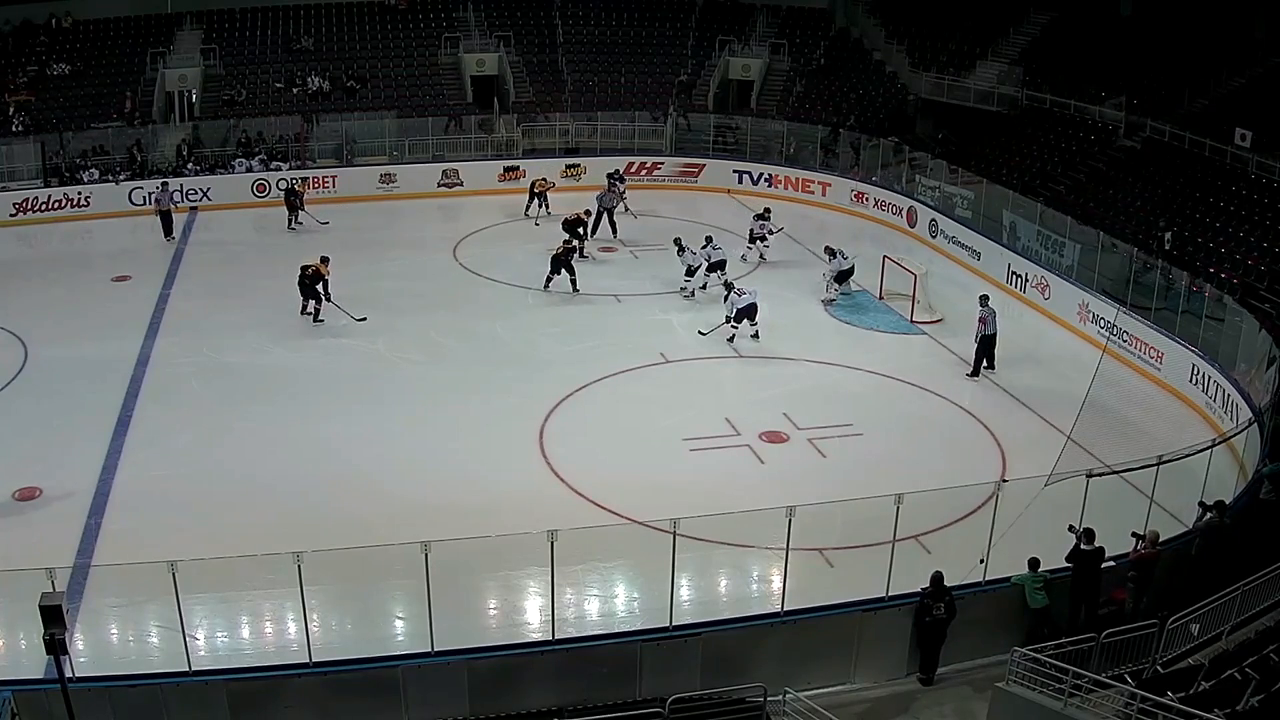
#> input picture frame 46 of area1.mov, 1280 x 720 px
$ python backgrounds.py
#> lines starting #> are read from the running program, lines starting #| are printed output that depends on the picture; after the words box and inside, x2 and y2 are one past the last pixel; in counts of white or black regions, pixels touching at a corner belong together
import numpy as np
import cv2
import init_points as ip


class BackGroundSubtractor:
    # When constructing background subtractor, we
    # take in two arguments:
    # 1) alpha: The background learning factor, its value should
    # be between 0 and 1. The higher the value, the more quickly
    # your program learns the changes in the background. Therefore,
    # for a static background use a lower value, like 0.001. But if
    # your background has moving trees and stuff, use a higher value,
    # maybe start with 0.01.
    # 2) firstFrame: This is the first frame from the video/webcam.
    def __init__(self, alpha, firstFrame):
        self.alpha = alpha
        self.backGroundModel = firstFrame

    def getForeground(self, frame):
        # apply the background averaging formula:
        # NEW_BACKGROUND = CURRENT_FRAME * ALPHA + OLD_BACKGROUND * (1 - APLHA)
        self.backGroundModel = frame * self.alpha + self.backGroundModel * (1 - self.alpha)

        # after the previous operation, the dtype of
        # self.backGroundModel will be changed to a float type
        # therefore we do not pass it to cv2.absdiff directly,
        # instead we acquire a copy of it in the uint8 dtype
        # and pass that to absdiff.

        return cv2.absdiff(self.backGroundModel.astype(np.uint8), frame)


# Just a simple function to perform
# some filtering before any further processing.
def denoise(frame):
    frame = cv2.medianBlur(frame, 5)
    frame = cv2.GaussianBlur(frame, (5, 5), 0)

    return frame

path_video = 'video/'
video_file = 'area1.mov'

video = cv2.VideoCapture(path_video + video_file)

ret, frame = video.read()
#> frame is the input picture: shape (720, 1280, 3); mean B, G, R 91, 92.2, 89.3

fborders = ip.fborders


video_h, video_w = frame.shape[:2]
#> video_h = 720; video_w = 1280
video_k = 2
video_w = int(video_w/video_k)
#> video_w = 640
video_h = int(video_h/video_k)
#> video_h = 360
frame = cv2.resize(frame, (video_w, video_h))
#> frame: shape (360, 640, 3)

field_mask = np.zeros(frame.shape[:2], dtype="uint8")
cv2.fillPoly(field_mask,[np.array(fborders)], 255, 1)
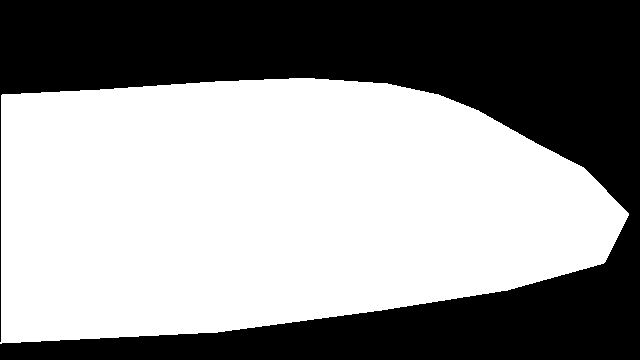
#> field_mask: shape (360, 640); 57.2% white; 1 black region, box (x1, y1, x2, y2) and area: (0, 0, 640, 360) 98592


fgbg1 = cv2.createBackgroundSubtractorMOG2()


if ret is True:
    backSubtractor = BackGroundSubtractor(0.2, denoise(frame))
#> in denoise, `frame = cv2.medianBlur(frame, 5)`:
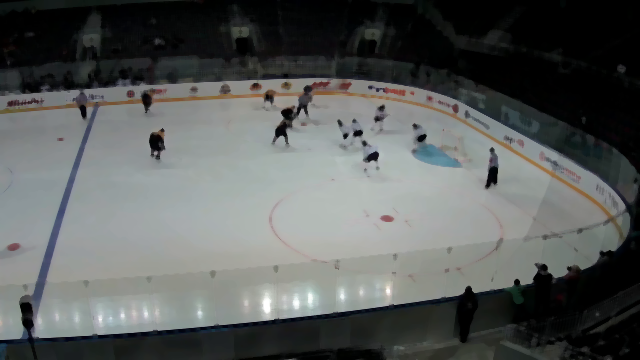
#> frame: shape (360, 640, 3); mean of channels 0, 1, 2 91.2, 92.4, 89.4; drawn as B, G, R
#> in __init__, `self.alpha = alpha`: self.alpha = 0.2
    run = True
else:
    run = False

while True: #(run):
    # Read a frame from the camera
    ret, frame = video.read()

    if ret is True:

        frame1 = frame.copy()
        frame1 = cv2.resize(frame1, (video_w, video_h))
        frame1 = cv2.bitwise_and(frame1, frame1, mask=field_mask)

        # If the frame was properly read.

        # Show the filtered image


        frame2 = denoise(frame1)
#> in denoise (call 2), `frame = cv2.medianBlur(frame, 5)`:
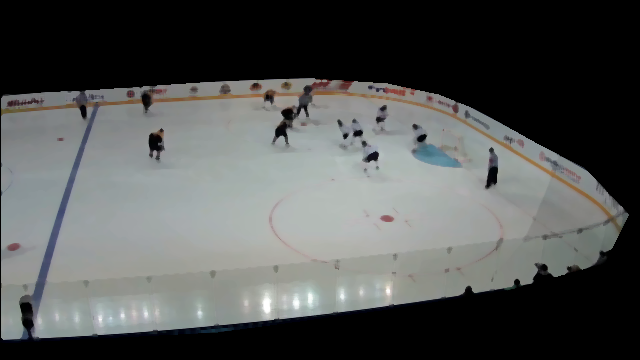
#> frame: shape (360, 640, 3); mean of channels 0, 1, 2 83, 84.2, 82.1; drawn as B, G, R


        # ------- class 1 ------

        # get the foreground
        foreGround = backSubtractor.getForeground(denoise(frame1))
        foreGround = cv2.cvtColor(foreGround.copy(), cv2.COLOR_BGR2GRAY)

        # Apply thresholding on the background and display the resulting mask
        ret, mask = cv2.threshold(foreGround, 15, 255, cv2.THRESH_BINARY)
#> mask: shape (360, 640); 17.5% white; 47 white regions (20 under 20 px), largest, box (x1, y1, x2, y2) and area: (34, 285, 572, 360) 17224, (39, 51, 640, 252) 15938, (0, 13, 104, 341) 2989

        kernel = cv2.getStructuringElement(cv2.MORPH_ELLIPSE, (3, 3))
        # edged = cv2.Canny(fgmask, 30, 100)  # any gradient between 30 and 150 are considered edges

        mask_dilated = cv2.dilate(mask, kernel, iterations=2) # dilate
#> mask_dilated: shape (360, 640); 21.6% white; 29 white regions (2 under 20 px), largest, box (x1, y1, x2, y2) and area: (0, 4, 640, 360) 45499, (30, 0, 166, 10) 822, (444, 26, 510, 53) 765
        mask_closed = cv2.morphologyEx(mask_dilated, cv2.MORPH_CLOSE, kernel, iterations=1)
#> mask_closed: shape (360, 640); 21.7% white; 24 white regions (1 under 20 px), largest, box (x1, y1, x2, y2) and area: (0, 4, 640, 360) 45751, (576, 303, 640, 335) 833, (30, 0, 166, 10) 822

        frame3 = cv2.bitwise_and(frame1, frame1, mask=mask_closed)
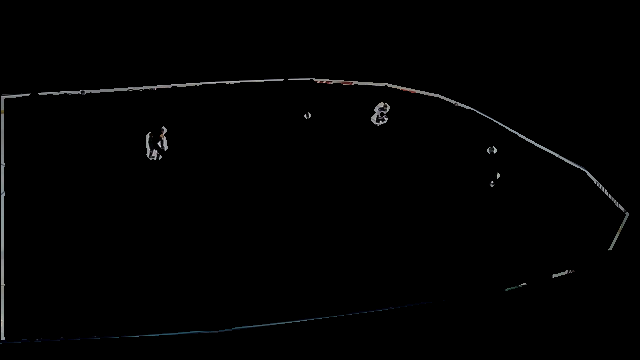
#> frame3: shape (360, 640, 3); mean B, G, R 2, 1.9, 1.9

        # ----- end class 1 ------

        # ----------- fgmask ----------

        frame4 = cv2.GaussianBlur(frame1, (3, 3), 0)

        fgmask = fgbg1.apply(frame4.copy())
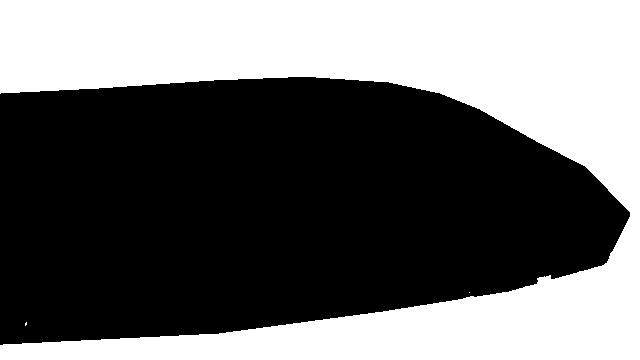
#> fgmask: shape (360, 640); values 127 (black) and 255 (white), 42.1% white; 3 white regions (2 under 20 px), largest, box (x1, y1, x2, y2) and area: (0, 0, 640, 360) 96890
        _, fgmask = cv2.threshold(fgmask, 127, 255, cv2.THRESH_BINARY)

        masks = cv2.bitwise_and(mask, fgmask, mask=mask_closed)
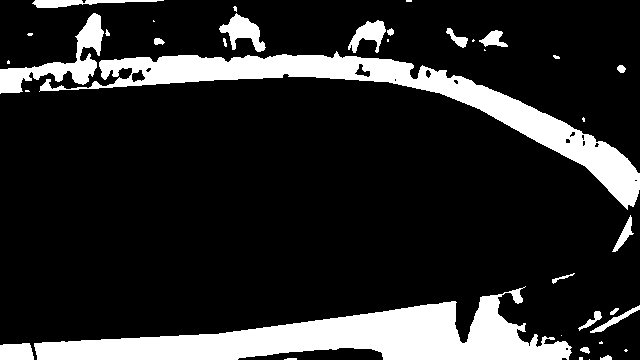
#> masks: shape (360, 640); 16.3% white; 38 white regions (15 under 20 px), largest, box (x1, y1, x2, y2) and area: (34, 286, 572, 360) 16832, (39, 51, 640, 210) 14294, (0, 13, 104, 94) 2397

        # ---------- end fgmask -----------

        cv2.imshow('mask', np.hstack([masks, mask, fgmask]))
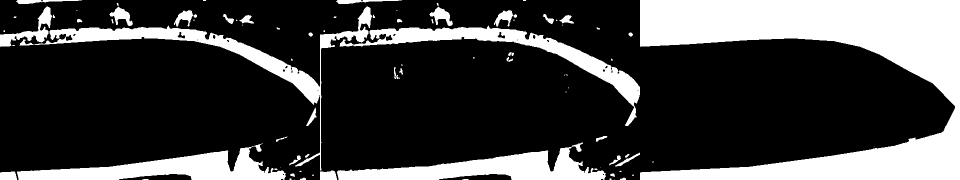
#> window 'mask': shape (360, 1920) (shown at 1/2 size); 25.3% white; 86 white regions (37 under 20 px), largest, box (x1, y1, x2, y2) and area: (1280, 0, 1920, 360) 96890, (39, 13, 744, 341) 17542, (674, 285, 1212, 360) 17224
        # cv2.imshow('mask', mask)

        # cv2.imshow('frame', np.hstack([frame1, frame3]))

        # cv2.imshow(np.hstack([frame1, mask]))

        key = cv2.waitKey(10) & 0xFF
#> (key Esc is pressed here)
    else:
        break

    if key == 27:
        break

cv2.waitKey(0)
video.release()
cv2.destroyAllWindows()

$ run again, starting later in the video
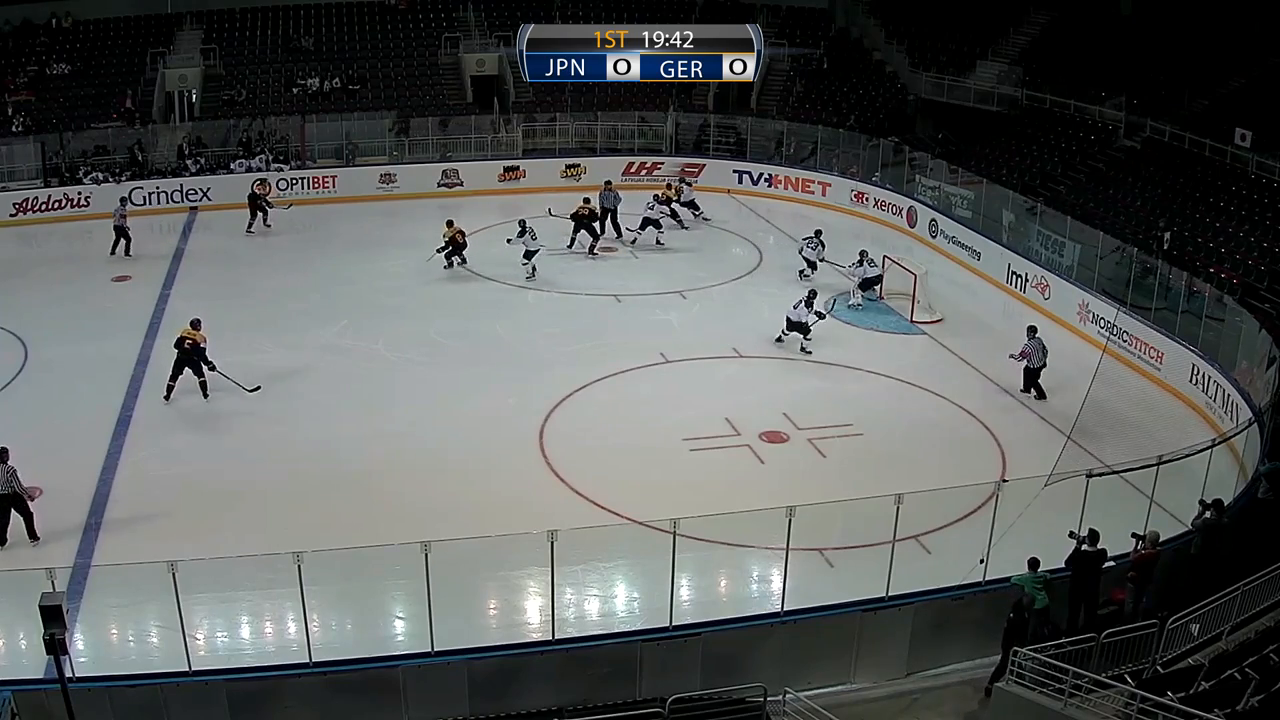
#> input picture frame 210 of area1.mov, 1280 x 720 px
#> frame is the input picture: shape (720, 1280, 3); mean B, G, R 92.5, 93.3, 90.4
#> field_mask: shape (360, 640); 57.2% white; 1 black region, box (x1, y1, x2, y2) and area: (0, 0, 640, 360) 98592
#> self.alpha = 0.2
#> `ret, mask = cv2.threshold(foreGround, 15, 255, cv2.THRESH_BINARY)`:
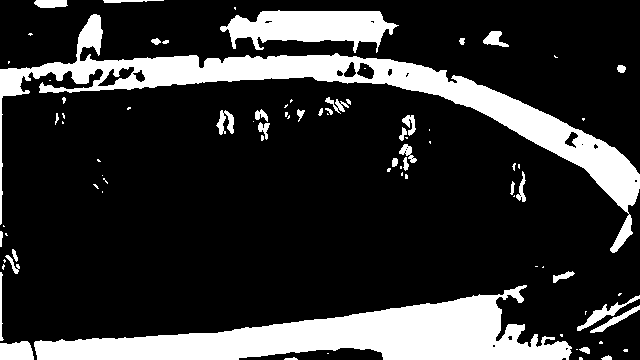
#> mask: shape (360, 640); 19.6% white; 84 white regions (48 under 20 px), largest, box (x1, y1, x2, y2) and area: (0, 14, 640, 253) 18330, (34, 285, 572, 360) 18001, (220, 10, 399, 53) 4591
#> mask_dilated: shape (360, 640); 24.5% white; 38 white regions (2 under 20 px), largest, box (x1, y1, x2, y2) and area: (0, 8, 640, 255) 28264, (0, 247, 592, 360) 21422, (575, 293, 640, 335) 1187
#> mask_closed: shape (360, 640); 24.7% white; 32 white regions (1 under 20 px), largest, box (x1, y1, x2, y2) and area: (0, 5, 640, 255) 28567, (0, 247, 592, 360) 21535, (575, 293, 640, 335) 1262
#> masks: shape (360, 640); 17.8% white; 34 white regions (16 under 20 px), largest, box (x1, y1, x2, y2) and area: (34, 286, 572, 360) 17500, (0, 14, 640, 210) 16333, (220, 10, 399, 53) 4591
#> `cv2.imshow('mask', np.hstack([masks, mask, fgmask]))`:
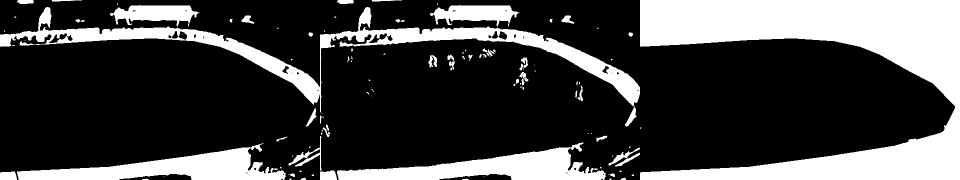
#> window 'mask': shape (360, 1920) (shown at 1/2 size); 26.5% white; 117 white regions (65 under 20 px), largest, box (x1, y1, x2, y2) and area: (1280, 0, 1920, 360) 96876, (0, 14, 1280, 253) 34663, (674, 285, 1212, 360) 18001

$ run again, starting later in the video
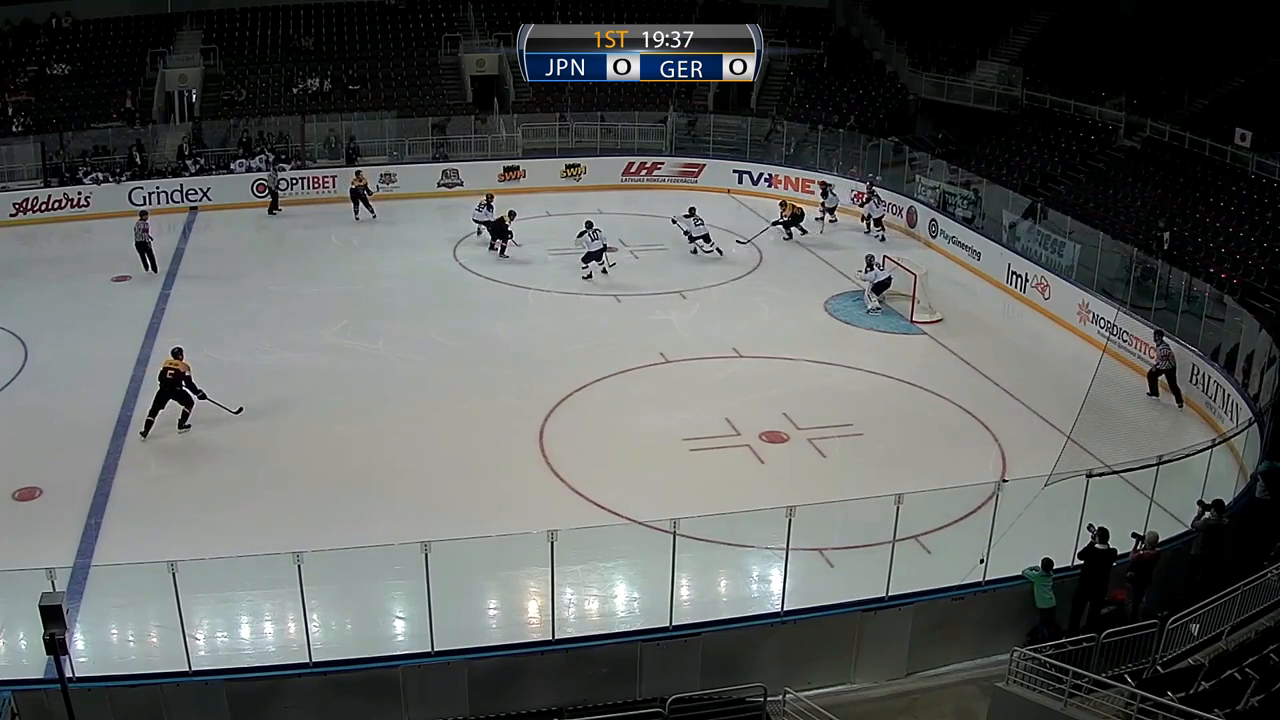
#> input picture frame 374 of area1.mov, 1280 x 720 px
#> frame is the input picture: shape (720, 1280, 3); mean B, G, R 93.3, 94.9, 92
#> field_mask: shape (360, 640); 57.2% white; 1 black region, box (x1, y1, x2, y2) and area: (0, 0, 640, 360) 98592
#> self.alpha = 0.2
#> `ret, mask = cv2.threshold(foreGround, 15, 255, cv2.THRESH_BINARY)`:
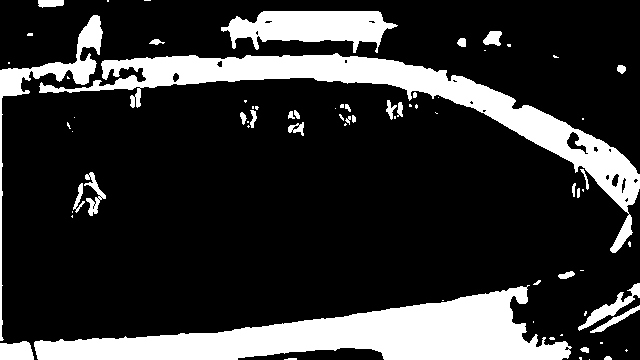
#> mask: shape (360, 640); 19.8% white; 73 white regions (40 under 20 px), largest, box (x1, y1, x2, y2) and area: (34, 285, 572, 360) 18616, (39, 53, 640, 253) 15907, (221, 11, 398, 53) 4493
#> mask_dilated: shape (360, 640); 24.4% white; 34 white regions (5 under 20 px), largest, box (x1, y1, x2, y2) and area: (0, 9, 640, 360) 50515, (576, 281, 640, 335) 1504, (69, 170, 108, 220) 944
#> mask_closed: shape (360, 640); 24.5% white; 29 white regions (4 under 20 px), largest, box (x1, y1, x2, y2) and area: (0, 9, 640, 360) 51146, (576, 281, 640, 335) 1551, (69, 170, 108, 220) 952
#> masks: shape (360, 640); 17.9% white; 37 white regions (20 under 20 px), largest, box (x1, y1, x2, y2) and area: (34, 286, 572, 360) 18042, (39, 53, 640, 211) 14040, (221, 11, 398, 53) 4493
#> `cv2.imshow('mask', np.hstack([masks, mask, fgmask]))`:
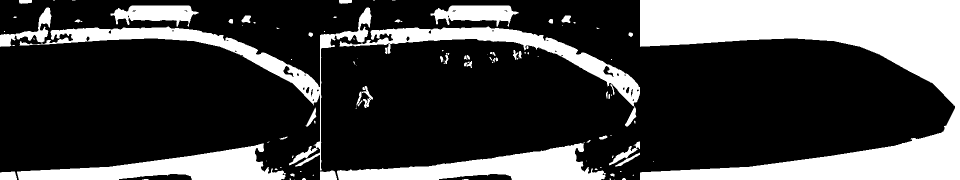
#> window 'mask': shape (360, 1920) (shown at 1/2 size); 26.6% white; 109 white regions (61 under 20 px), largest, box (x1, y1, x2, y2) and area: (1280, 0, 1920, 360) 96866, (674, 285, 1212, 360) 18616, (34, 286, 572, 360) 18042
